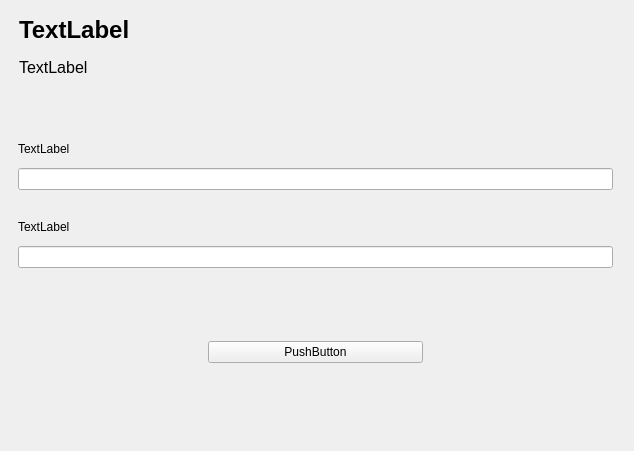
<?xml version="1.0" encoding="UTF-8"?>
<ui version="4.0">
 <class>LoginWindow</class>
 <widget class="QMainWindow" name="LoginWindow">
  <property name="geometry">
   <rect>
    <x>0</x>
    <y>0</y>
    <width>634</width>
    <height>451</height>
   </rect>
  </property>
  <property name="sizePolicy">
   <sizepolicy hsizetype="Fixed" vsizetype="Fixed">
    <horstretch>0</horstretch>
    <verstretch>0</verstretch>
   </sizepolicy>
  </property>
  <property name="minimumSize">
   <size>
    <width>634</width>
    <height>451</height>
   </size>
  </property>
  <property name="maximumSize">
   <size>
    <width>634</width>
    <height>451</height>
   </size>
  </property>
  <property name="windowTitle">
   <string>MainWindow</string>
  </property>
  <widget class="QWidget" name="centralwidget">
   <property name="sizePolicy">
    <sizepolicy hsizetype="Maximum" vsizetype="Maximum">
     <horstretch>0</horstretch>
     <verstretch>0</verstretch>
    </sizepolicy>
   </property>
   <layout class="QGridLayout" name="gridLayout_2">
    <item row="0" column="0">
     <layout class="QGridLayout" name="gridLayout">
      <item row="11" column="5">
       <spacer name="horizontalSpacer_2">
        <property name="orientation">
         <enum>Qt::Horizontal</enum>
        </property>
        <property name="sizeHint" stdset="0">
         <size>
          <width>40</width>
          <height>20</height>
         </size>
        </property>
       </spacer>
      </item>
      <item row="4" column="15">
       <spacer name="verticalSpacer_13">
        <property name="orientation">
         <enum>Qt::Vertical</enum>
        </property>
        <property name="sizeType">
         <enum>QSizePolicy::Preferred</enum>
        </property>
        <property name="sizeHint" stdset="0">
         <size>
          <width>3</width>
          <height>40</height>
         </size>
        </property>
       </spacer>
      </item>
      <item row="11" column="7">
       <spacer name="horizontalSpacer_3">
        <property name="orientation">
         <enum>Qt::Horizontal</enum>
        </property>
        <property name="sizeHint" stdset="0">
         <size>
          <width>40</width>
          <height>20</height>
         </size>
        </property>
       </spacer>
      </item>
      <item row="8" column="15">
       <spacer name="verticalSpacer_15">
        <property name="orientation">
         <enum>Qt::Vertical</enum>
        </property>
        <property name="sizeType">
         <enum>QSizePolicy::Preferred</enum>
        </property>
        <property name="sizeHint" stdset="0">
         <size>
          <width>3</width>
          <height>40</height>
         </size>
        </property>
       </spacer>
      </item>
      <item row="10" column="15">
       <spacer name="verticalSpacer">
        <property name="orientation">
         <enum>Qt::Vertical</enum>
        </property>
        <property name="sizeType">
         <enum>QSizePolicy::Preferred</enum>
        </property>
        <property name="sizeHint" stdset="0">
         <size>
          <width>3</width>
          <height>40</height>
         </size>
        </property>
       </spacer>
      </item>
      <item row="0" column="15">
       <spacer name="verticalSpacer_10">
        <property name="orientation">
         <enum>Qt::Vertical</enum>
        </property>
        <property name="sizeType">
         <enum>QSizePolicy::Preferred</enum>
        </property>
        <property name="sizeHint" stdset="0">
         <size>
          <width>3</width>
          <height>40</height>
         </size>
        </property>
       </spacer>
      </item>
      <item row="6" column="15">
       <spacer name="verticalSpacer_7">
        <property name="orientation">
         <enum>Qt::Vertical</enum>
        </property>
        <property name="sizeType">
         <enum>QSizePolicy::Preferred</enum>
        </property>
        <property name="sizeHint" stdset="0">
         <size>
          <width>3</width>
          <height>40</height>
         </size>
        </property>
       </spacer>
      </item>
      <item row="11" column="10">
       <spacer name="horizontalSpacer_5">
        <property name="orientation">
         <enum>Qt::Horizontal</enum>
        </property>
        <property name="sizeHint" stdset="0">
         <size>
          <width>40</width>
          <height>20</height>
         </size>
        </property>
       </spacer>
      </item>
      <item row="1" column="15">
       <spacer name="verticalSpacer_11">
        <property name="orientation">
         <enum>Qt::Vertical</enum>
        </property>
        <property name="sizeType">
         <enum>QSizePolicy::Preferred</enum>
        </property>
        <property name="sizeHint" stdset="0">
         <size>
          <width>3</width>
          <height>40</height>
         </size>
        </property>
       </spacer>
      </item>
      <item row="3" column="15">
       <spacer name="verticalSpacer_12">
        <property name="orientation">
         <enum>Qt::Vertical</enum>
        </property>
        <property name="sizeType">
         <enum>QSizePolicy::Preferred</enum>
        </property>
        <property name="sizeHint" stdset="0">
         <size>
          <width>3</width>
          <height>40</height>
         </size>
        </property>
       </spacer>
      </item>
      <item row="5" column="15">
       <spacer name="verticalSpacer_8">
        <property name="orientation">
         <enum>Qt::Vertical</enum>
        </property>
        <property name="sizeType">
         <enum>QSizePolicy::Preferred</enum>
        </property>
        <property name="sizeHint" stdset="0">
         <size>
          <width>3</width>
          <height>40</height>
         </size>
        </property>
       </spacer>
      </item>
      <item row="11" column="8">
       <spacer name="horizontalSpacer_8">
        <property name="orientation">
         <enum>Qt::Horizontal</enum>
        </property>
        <property name="sizeHint" stdset="0">
         <size>
          <width>40</width>
          <height>20</height>
         </size>
        </property>
       </spacer>
      </item>
      <item row="11" column="13">
       <spacer name="horizontalSpacer_12">
        <property name="orientation">
         <enum>Qt::Horizontal</enum>
        </property>
        <property name="sizeHint" stdset="0">
         <size>
          <width>40</width>
          <height>20</height>
         </size>
        </property>
       </spacer>
      </item>
      <item row="11" column="4">
       <spacer name="horizontalSpacer_4">
        <property name="orientation">
         <enum>Qt::Horizontal</enum>
        </property>
        <property name="sizeHint" stdset="0">
         <size>
          <width>40</width>
          <height>20</height>
         </size>
        </property>
       </spacer>
      </item>
      <item row="11" column="2">
       <spacer name="horizontalSpacer">
        <property name="orientation">
         <enum>Qt::Horizontal</enum>
        </property>
        <property name="sizeHint" stdset="0">
         <size>
          <width>40</width>
          <height>20</height>
         </size>
        </property>
       </spacer>
      </item>
      <item row="9" column="15">
       <spacer name="verticalSpacer_2">
        <property name="orientation">
         <enum>Qt::Vertical</enum>
        </property>
        <property name="sizeType">
         <enum>QSizePolicy::Preferred</enum>
        </property>
        <property name="sizeHint" stdset="0">
         <size>
          <width>3</width>
          <height>40</height>
         </size>
        </property>
       </spacer>
      </item>
      <item row="2" column="15">
       <spacer name="verticalSpacer_9">
        <property name="orientation">
         <enum>Qt::Vertical</enum>
        </property>
        <property name="sizeType">
         <enum>QSizePolicy::Preferred</enum>
        </property>
        <property name="sizeHint" stdset="0">
         <size>
          <width>3</width>
          <height>40</height>
         </size>
        </property>
       </spacer>
      </item>
      <item row="11" column="14">
       <spacer name="horizontalSpacer_9">
        <property name="orientation">
         <enum>Qt::Horizontal</enum>
        </property>
        <property name="sizeHint" stdset="0">
         <size>
          <width>40</width>
          <height>20</height>
         </size>
        </property>
       </spacer>
      </item>
      <item row="7" column="15">
       <spacer name="verticalSpacer_14">
        <property name="orientation">
         <enum>Qt::Vertical</enum>
        </property>
        <property name="sizeType">
         <enum>QSizePolicy::Preferred</enum>
        </property>
        <property name="sizeHint" stdset="0">
         <size>
          <width>3</width>
          <height>40</height>
         </size>
        </property>
       </spacer>
      </item>
      <item row="11" column="11">
       <spacer name="horizontalSpacer_7">
        <property name="orientation">
         <enum>Qt::Horizontal</enum>
        </property>
        <property name="sizeHint" stdset="0">
         <size>
          <width>40</width>
          <height>20</height>
         </size>
        </property>
       </spacer>
      </item>
      <item row="11" column="12">
       <spacer name="horizontalSpacer_11">
        <property name="orientation">
         <enum>Qt::Horizontal</enum>
        </property>
        <property name="sizeHint" stdset="0">
         <size>
          <width>40</width>
          <height>20</height>
         </size>
        </property>
       </spacer>
      </item>
      <item row="5" column="2" rowspan="2" colspan="13">
       <widget class="QWidget" name="widget_5" native="true">
        <property name="sizePolicy">
         <sizepolicy hsizetype="Expanding" vsizetype="Preferred">
          <horstretch>0</horstretch>
          <verstretch>0</verstretch>
         </sizepolicy>
        </property>
        <layout class="QGridLayout" name="gridLayout_4">
         <item row="1" column="0">
          <widget class="QLabel" name="LoginFormPasswordLabel">
           <property name="text">
            <string>TextLabel</string>
           </property>
          </widget>
         </item>
         <item row="2" column="0">
          <widget class="QLineEdit" name="LoginFormPasswordLineEdit">
           <property name="focusPolicy">
            <enum>Qt::ClickFocus</enum>
           </property>
          </widget>
         </item>
        </layout>
       </widget>
      </item>
      <item row="0" column="2" rowspan="3" colspan="5">
       <widget class="QWidget" name="widget" native="true">
        <widget class="QLabel" name="LoginViewTitleLabel">
         <property name="geometry">
          <rect>
           <x>10</x>
           <y>10</y>
           <width>121</width>
           <height>21</height>
          </rect>
         </property>
         <property name="font">
          <font>
           <pointsize>18</pointsize>
           <weight>75</weight>
           <bold>true</bold>
          </font>
         </property>
         <property name="text">
          <string>TextLabel</string>
         </property>
        </widget>
        <widget class="QLabel" name="LoginViewDescriptionLabel">
         <property name="geometry">
          <rect>
           <x>10</x>
           <y>50</y>
           <width>71</width>
           <height>16</height>
          </rect>
         </property>
         <property name="font">
          <font>
           <pointsize>12</pointsize>
          </font>
         </property>
         <property name="text">
          <string>TextLabel</string>
         </property>
        </widget>
       </widget>
      </item>
      <item row="11" column="6">
       <spacer name="horizontalSpacer_6">
        <property name="orientation">
         <enum>Qt::Horizontal</enum>
        </property>
        <property name="sizeHint" stdset="0">
         <size>
          <width>40</width>
          <height>20</height>
         </size>
        </property>
       </spacer>
      </item>
      <item row="3" column="2" rowspan="2" colspan="13">
       <widget class="QWidget" name="widget_2" native="true">
        <property name="sizePolicy">
         <sizepolicy hsizetype="Preferred" vsizetype="Preferred">
          <horstretch>0</horstretch>
          <verstretch>0</verstretch>
         </sizepolicy>
        </property>
        <layout class="QGridLayout" name="gridLayout_3">
         <item row="0" column="0">
          <widget class="QLabel" name="LoginFormUsernameLabel">
           <property name="text">
            <string>TextLabel</string>
           </property>
          </widget>
         </item>
         <item row="1" column="0">
          <widget class="QLineEdit" name="LoginFormUsernameLineEdit">
           <property name="focusPolicy">
            <enum>Qt::ClickFocus</enum>
           </property>
          </widget>
         </item>
        </layout>
       </widget>
      </item>
      <item row="11" column="9">
       <spacer name="horizontalSpacer_10">
        <property name="orientation">
         <enum>Qt::Horizontal</enum>
        </property>
        <property name="sizeHint" stdset="0">
         <size>
          <width>40</width>
          <height>20</height>
         </size>
        </property>
       </spacer>
      </item>
      <item row="11" column="3">
       <spacer name="horizontalSpacer_13">
        <property name="orientation">
         <enum>Qt::Horizontal</enum>
        </property>
        <property name="sizeHint" stdset="0">
         <size>
          <width>40</width>
          <height>20</height>
         </size>
        </property>
       </spacer>
      </item>
      <item row="8" column="6" rowspan="2" colspan="5">
       <widget class="QWidget" name="widget_3" native="true">
        <layout class="QGridLayout" name="gridLayout_5">
         <item row="0" column="0">
          <widget class="QPushButton" name="LoginFormSubmitBtn">
           <property name="focusPolicy">
            <enum>Qt::ClickFocus</enum>
           </property>
           <property name="text">
            <string>PushButton</string>
           </property>
          </widget>
         </item>
        </layout>
       </widget>
      </item>
     </layout>
    </item>
   </layout>
  </widget>
  <widget class="QMenuBar" name="menuBar">
   <property name="geometry">
    <rect>
     <x>0</x>
     <y>0</y>
     <width>634</width>
     <height>22</height>
    </rect>
   </property>
  </widget>
  <action name="actionLogin">
   <property name="text">
    <string>Login</string>
   </property>
  </action>
  <action name="actionRegister">
   <property name="text">
    <string>Register</string>
   </property>
  </action>
 </widget>
 <resources/>
 <connections/>
</ui>
